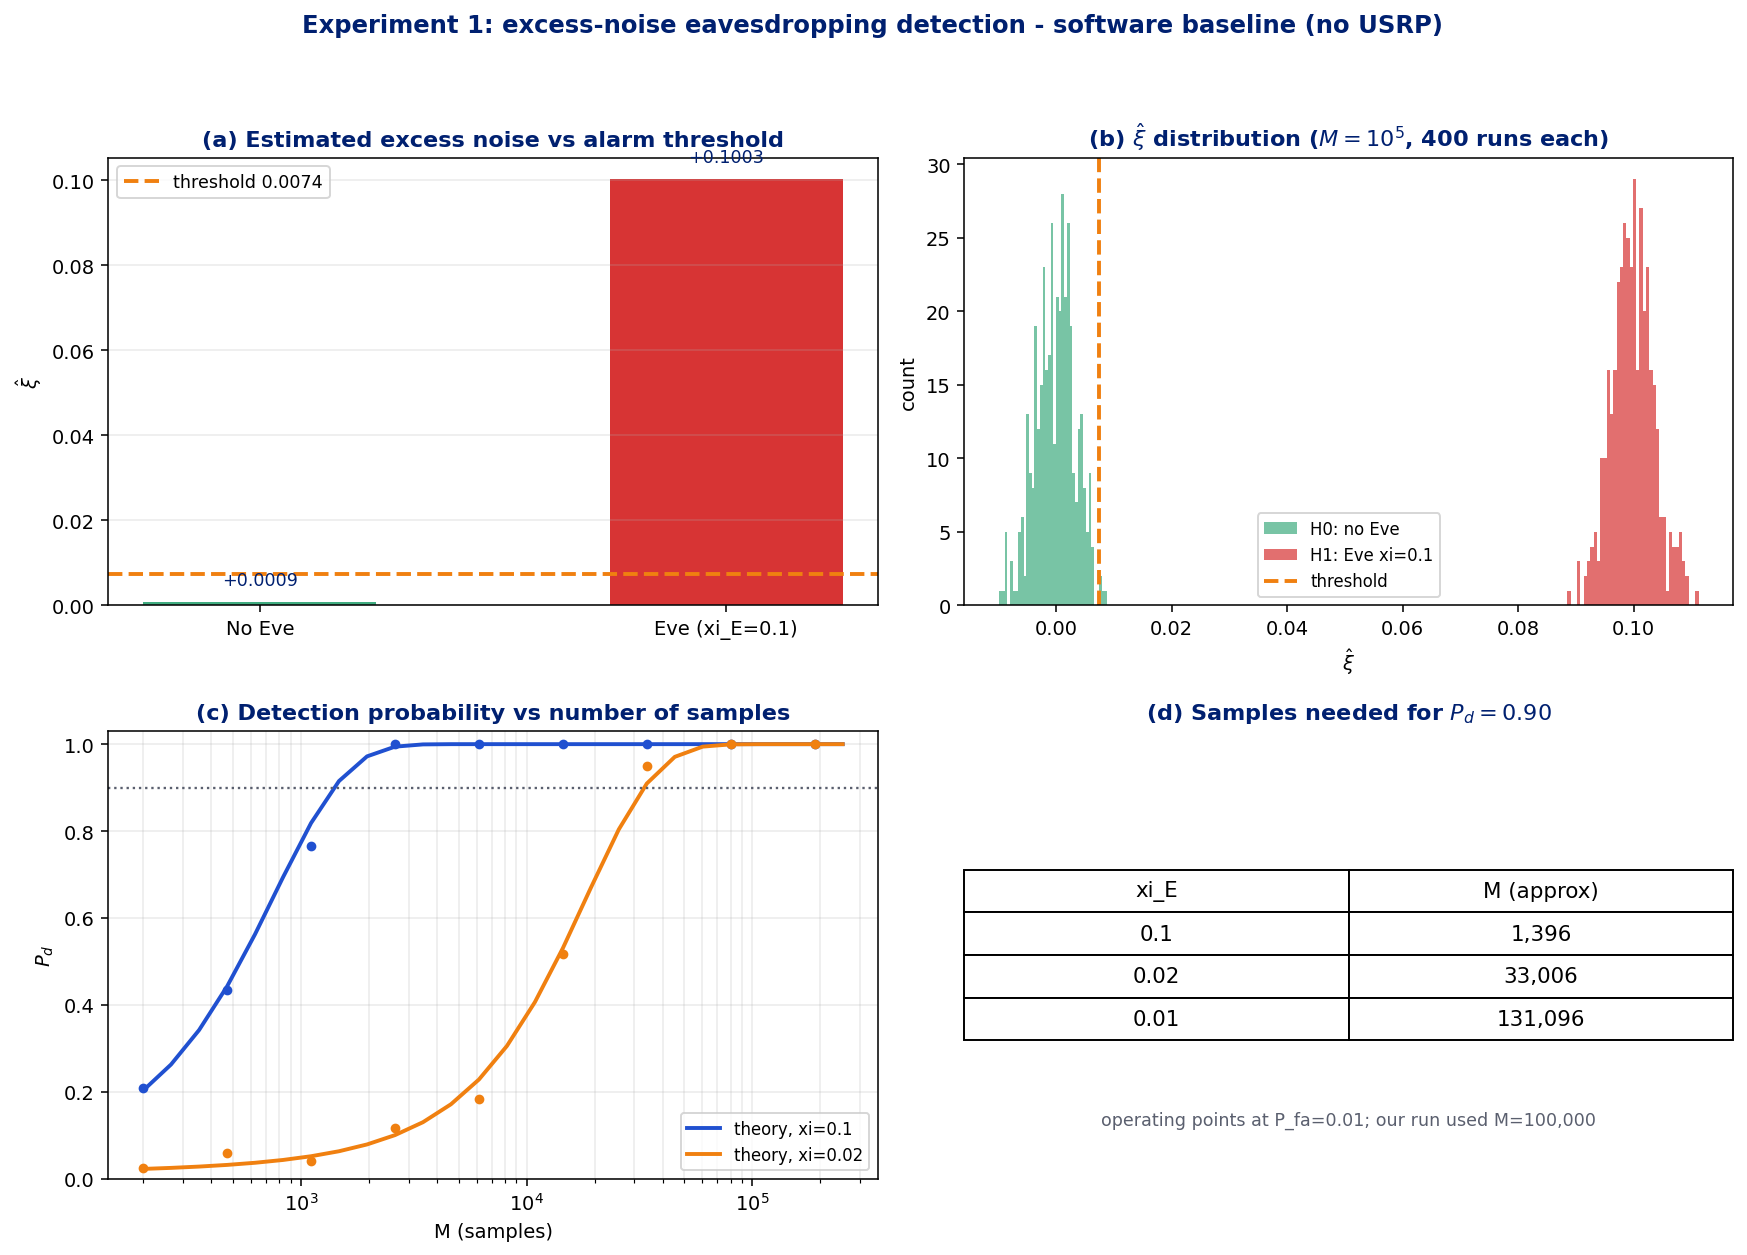

Source code (Python):
# -*- coding: utf-8 -*-
"""Experiment 1 - Excess-noise eavesdropping detection: software baseline (simulation).

Pure-NumPy reproduction of Lilit's GNU Radio software baseline (no USRP). It mirrors
the flowgraph in this folder's README:

  Alice  s = X + jP,  X,P ~ N(0, V_A)         (complex Gaussian, V_A per quadrature)
  Channel noise  n0,  variance N0 per quadrature
  Eve (optional) nE,  excess noise xi_E per quadrature
  Bob  y = s + n0 (+ nE)

The receiver estimates the excess noise from the residual r = y - s (Alice's symbols are
known in this software baseline):

  xi_hat = mean(|r|^2)/2 - N0

and raises an alarm when xi_hat exceeds the threshold set by the false-alarm probability:

  xi_th = Qinv(P_fa) / sqrt(M)

This script prints the same quantities Lilit measured, runs a Monte-Carlo estimate of the
detection probability P_d (the step a single GNU Radio run cannot give you), and saves a
4-panel figure. Pure numpy + matplotlib, no hardware, no scipy.
"""
import os
import numpy as np
from math import erfc
import matplotlib
matplotlib.use("Agg")
import matplotlib.pyplot as plt

HERE = os.path.dirname(os.path.abspath(__file__))
NAVY = "#002070"; BLUE = "#2050D0"; ORANGE = "#F08010"; RED = "#D01010"; GREEN = "#1e9e6a"; GREY = "#5a5f6e"

# ---------- Q function and its inverse (no scipy) ----------
def Q(x):
    """Right-tail of the standard normal, elementwise."""
    x = np.asarray(x, dtype=float)
    return 0.5 * np.vectorize(erfc)(x / np.sqrt(2.0))

def Qinv(p):
    """Inverse of Q by bisection (Q is monotone decreasing)."""
    lo, hi = -12.0, 12.0
    for _ in range(200):
        mid = 0.5 * (lo + hi)
        if float(Q(mid)) > p:
            lo = mid
        else:
            hi = mid
    return 0.5 * (lo + hi)

# ---------- parameters (match the README / Lilit's settings) ----------
V_A   = 5.0        # Alice variance per quadrature
N0    = 1.0        # channel (shot-noise) variance per quadrature  -> normalisation baseline
M     = 100_000    # samples
P_FA  = 0.01       # target false-alarm probability
P_D   = 0.90       # target detection probability
rng   = np.random.default_rng(12345)

def make_signals(xi_E, M, rng):
    """Return Alice s and Bob y with independent Gaussian draws (independent 'seeds')."""
    s  = rng.normal(0, np.sqrt(V_A), M) + 1j * rng.normal(0, np.sqrt(V_A), M)
    n0 = rng.normal(0, np.sqrt(N0), M) + 1j * rng.normal(0, np.sqrt(N0), M)
    y  = s + n0
    if xi_E > 0:
        nE = rng.normal(0, np.sqrt(xi_E), M) + 1j * rng.normal(0, np.sqrt(xi_E), M)
        y = y + nE
    return s, y

def estimate_xi(s, y, N0=1.0):
    r = y - s
    return np.mean(np.abs(r) ** 2) / 2.0 - N0, np.var(r.real), np.var(r.imag)

xi_th = Qinv(P_FA) / np.sqrt(M)

# ---------- run the two cases Lilit reported ----------
print("=" * 60)
print("Experiment 1 - excess-noise detection, software baseline")
print(f"V_A={V_A}  N0={N0}  M={M}  P_fa={P_FA}  threshold xi_th={xi_th:.5f}")
print("=" * 60)
results = {}
for label, xi_E in [("No Eve", 0.0), ("Eve (xi_E=0.1)", 0.1)]:
    s, y = make_signals(xi_E, M, rng)
    xi_hat, vI, vQ = estimate_xi(s, y, N0)
    decision = "ALARM" if xi_hat > xi_th else "No alarm"
    results[label] = (xi_E, xi_hat, vI, vQ, decision)
    print(f"{label:16s}  I-var={vI:.4f}  Q-var={vQ:.4f}  "
          f"xi_hat={xi_hat:+.5f}  -> {decision}")

# ---------- required M for 90% detection (closed form) ----------
qfa, qd = Qinv(P_FA), Qinv(P_D)   # 2.326, -1.282
print("-" * 60)
print("Samples M needed for P_d = 0.90  (M = [ (Qinv(Pfa) - (1+xi)Qinv(Pd)) / xi ]^2):")
need = {}
for xi_E in (0.10, 0.02, 0.01):
    Mreq = ((qfa - (1 + xi_E) * qd) / xi_E) ** 2
    need[xi_E] = Mreq
    print(f"  xi_E={xi_E:<5}  ->  M ~ {Mreq:,.0f}")
print(f"(Our M={M:,} is enough for xi_E=0.1 and 0.02; xi_E=0.01 needs ~{need[0.01]:,.0f}.)")

# ---------- Monte-Carlo detection probability (the multi-run check) ----------
def mc_pd(xi_E, M, trials, rng):
    xth = Qinv(P_FA) / np.sqrt(M)   # threshold is M-specific
    alarms = 0
    for _ in range(trials):
        s, y = make_signals(xi_E, M, rng)
        xi_hat, _, _ = estimate_xi(s, y, N0)
        alarms += (xi_hat > xth)
    return alarms / trials

print("-" * 60)
mc_rng = np.random.default_rng(2024)
for xi_E in (0.10, 0.02):
    pd_emp = mc_pd(xi_E, M, 300, mc_rng)
    pd_th = float(Q((qfa - xi_E * np.sqrt(M)) / (1 + xi_E)))
    print(f"P_d at M={M:,} xi_E={xi_E}: Monte-Carlo={pd_emp:.3f}  theory={pd_th:.3f}")

# ================= figure =================
plt.rcParams.update({"font.size": 10, "axes.titlesize": 11.5,
                     "axes.titlecolor": NAVY, "axes.titleweight": "bold"})
fig, ((a, b), (c, d)) = plt.subplots(2, 2, figsize=(12.6, 9.0))

# (a) estimated xi, no-Eve vs Eve, against threshold
labels = list(results.keys())
xis = [results[k][1] for k in labels]
cols = [GREEN, RED]
a.bar(labels, xis, 0.5, color=cols, alpha=0.85)
a.axhline(xi_th, color=ORANGE, ls="--", lw=2, label=f"threshold {xi_th:.4f}")
for i, v in enumerate(xis):
    a.text(i, v + 0.004, f"{v:+.4f}", ha="center", fontsize=9, color=NAVY)
a.set_title("(a) Estimated excess noise vs alarm threshold")
a.set_ylabel(r"$\hat{\xi}$"); a.legend(fontsize=9); a.grid(axis="y", alpha=0.25)

# (b) distribution of xi_hat under H0 / H1 (many short runs) with threshold
def xi_draws(xi_E, M, n, rng):
    out = np.empty(n)
    for i in range(n):
        s, y = make_signals(xi_E, M, rng)
        out[i], _, _ = estimate_xi(s, y, N0)
    return out
dr = np.random.default_rng(7)
h0 = xi_draws(0.0, M, 400, dr)
h1 = xi_draws(0.1, M, 400, dr)
b.hist(h0, bins=40, color=GREEN, alpha=0.6, label="H0: no Eve")
b.hist(h1, bins=40, color=RED, alpha=0.6, label="H1: Eve xi=0.1")
b.axvline(xi_th, color=ORANGE, ls="--", lw=2, label="threshold")
b.set_title(r"(b) $\hat{\xi}$ distribution ($M=10^5$, 400 runs each)")
b.set_xlabel(r"$\hat{\xi}$"); b.set_ylabel("count"); b.legend(fontsize=8.5)

# (c) P_d vs M, theory + Monte-Carlo, for two xi_E
Mgrid = np.unique(np.round(np.logspace(2.3, 5.4, 26)).astype(int))
for xi_E, col in [(0.10, BLUE), (0.02, ORANGE)]:
    pd_theory = Q((qfa - xi_E * np.sqrt(Mgrid)) / (1 + xi_E))
    c.semilogx(Mgrid, pd_theory, color=col, lw=2, label=f"theory, xi={xi_E}")
    mcg = np.random.default_rng(99)
    Msub = [m for m in Mgrid if m <= 200_000][::3]
    pdm = [mc_pd(xi_E, int(m), 120, mcg) for m in Msub]
    c.semilogx(Msub, pdm, "o", color=col, ms=4)
c.axhline(0.90, color=GREY, ls=":", lw=1.2)
c.set_title("(c) Detection probability vs number of samples")
c.set_xlabel("M (samples)"); c.set_ylabel(r"$P_d$")
c.set_ylim(0, 1.03); c.grid(alpha=0.25, which="both"); c.legend(fontsize=8.5, loc="lower right")

# (d) required M table
d.axis("off")
d.set_title("(d) Samples needed for $P_d=0.90$")
rows = [("xi_E", "M (approx)")] + [(f"{x:g}", f"{need[x]:,.0f}") for x in (0.10, 0.02, 0.01)]
tbl = d.table(cellText=rows[1:], colLabels=rows[0], loc="center", cellLoc="center")
tbl.auto_set_font_size(False); tbl.set_fontsize(11); tbl.scale(1, 1.8)
d.text(0.5, 0.12, f"operating points at P_fa=0.01; our run used M={M:,}",
       ha="center", transform=d.transAxes, fontsize=9, color=GREY)

fig.suptitle("Experiment 1: excess-noise eavesdropping detection - software baseline (no USRP)",
             fontsize=12.5, color=NAVY, weight="bold", y=0.995)
fig.tight_layout(rect=(0, 0, 1, 0.965))
out = os.path.join(HERE, "eavesdrop_baseline_sim.png")
fig.savefig(out, dpi=140, bbox_inches="tight")
print("-" * 60)
print("saved", os.path.basename(out))
